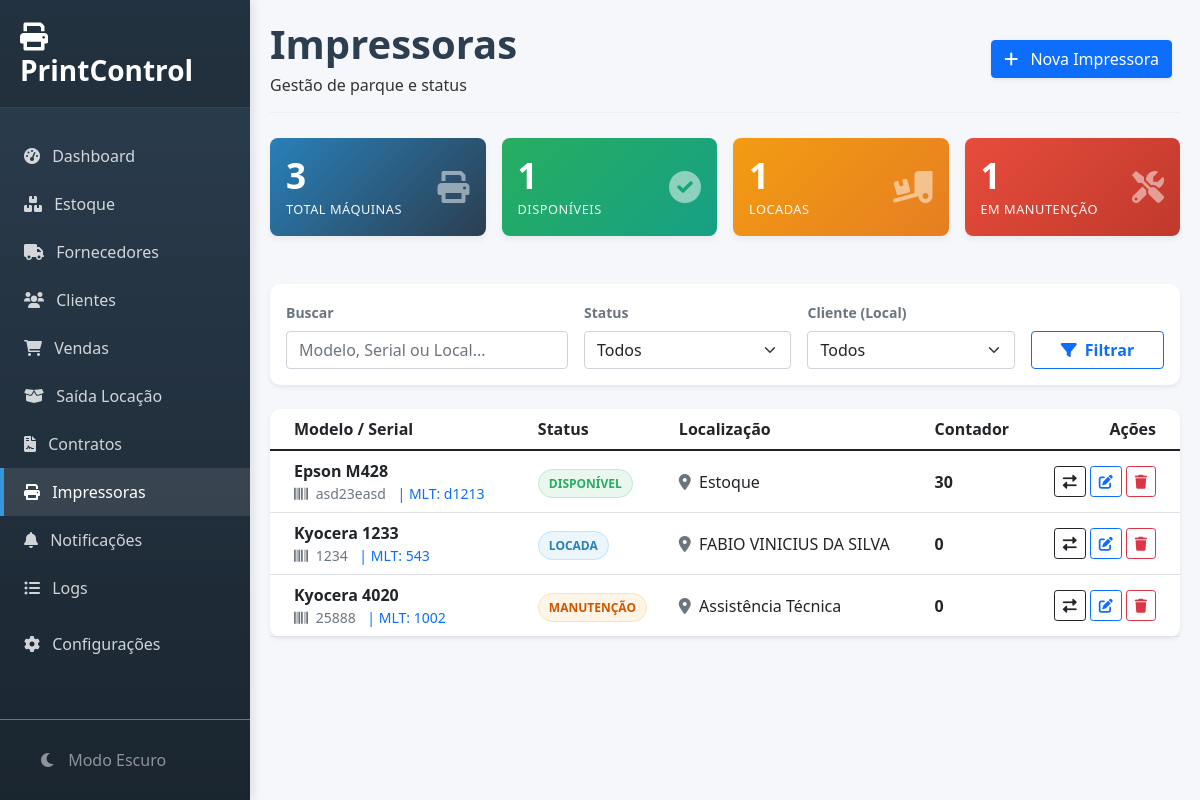
The app's page /impressoras, older data.
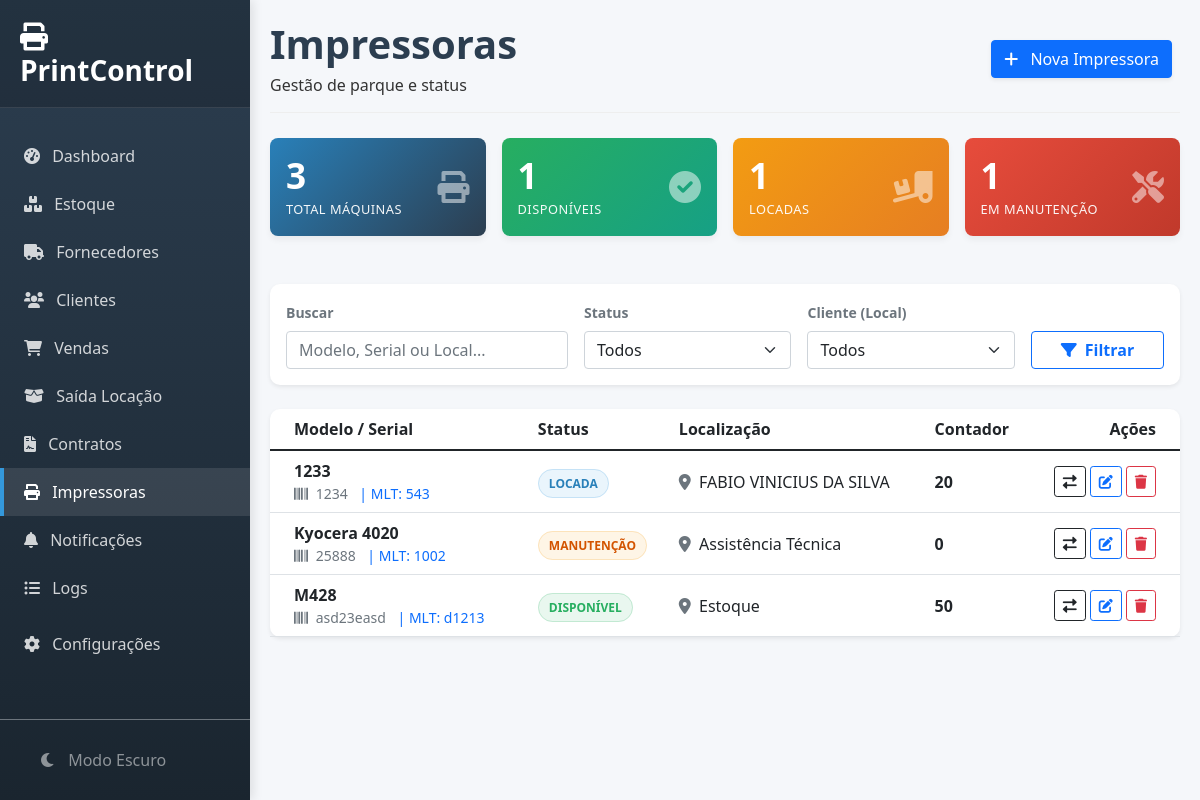
The same page, newer data.
### app.py (models this page shows)
class Impressora(db.Model):
    id = db.Column(db.Integer, primary_key=True)
    marca = db.Column(db.String(50))
    modelo = db.Column(db.String(100), nullable=False)
    serial = db.Column(db.String(50), unique=True)
    mlt = db.Column(db.String(50))
    contador = db.Column(db.Integer, default=0)
    status = db.Column(db.String(20), default='Disponível')
    localizacao = db.Column(db.String(100), default='Estoque')
    observacao = db.Column(db.Text)
    data_aquisicao = db.Column(db.Date)
    historico = db.relationship('MovimentacaoImpressora', backref='impressora', cascade="all, delete-orphan")
    manutencoes = db.relationship('Manutencao', backref='impressora', cascade="all, delete-orphan")
    logs_manutencao = db.relationship('LogManutencao', backref='impressora', cascade="all, delete-orphan")

### app.py (the view)
@app.route('/impressoras')
def impressoras():
    busca = request.args.get('busca')
    status = request.args.get('status')
    cliente_id = request.args.get('cliente_id')
    query = Impressora.query
    if busca:
        term = f"%{busca}%"
        query = query.filter((Impressora.marca.like(term)) | (Impressora.modelo.like(term)) | (Impressora.serial.like(term)) | (Impressora.mlt.like(term)) | (Impressora.localizacao.like(term)))
    if status and status != 'Todas': query = query.filter(Impressora.status == status)
    if cliente_id and cliente_id != 'Todos':
        cliente = Cliente.query.get(int(cliente_id))
        if cliente: query = query.filter(Impressora.localizacao == cliente.nome)
    impressoras = query.order_by(Impressora.modelo).all()
    clientes = Cliente.query.order_by(Cliente.nome).all()
    ultimas_movimentacoes = MovimentacaoImpressora.query.order_by(MovimentacaoImpressora.data.desc()).limit(20).all()
    total_geral = Impressora.query.count()
    disponiveis = Impressora.query.filter_by(status='Disponível').count()
    locadas = Impressora.query.filter_by(status='Locada').count()
    manutencao = Impressora.query.filter_by(status='Manutenção').count()
    return render_template('impressoras.html', impressoras=impressoras, clientes=clientes, ultimas_movimentacoes=ultimas_movimentacoes, total=total_geral, disponiveis=disponiveis, locadas=locadas, manutencao=manutencao, request=request)

### templates/impressoras.html (shortened to what this page needs)
{% extends "base.html" %}
{% block content %}
<div id="impressoras-page" class="page-content active">
    <div class="page-header">
        <div class="d-flex justify-content-between align-items-center">
            <div>
                <h1 class="page-title">Impressoras</h1>
                <p class="page-subtitle mb-0">Gestão de parque e status</p>
            </div>
            <div>
                <button class="btn btn-primary btn-action shadow-sm me-2" onclick="abrirModalNova()">
                    <i class="fas fa-plus me-2"></i> Nova Impressora
                </button>
            </div>
        </div>
    </div>
    <div class="row g-3 mb-4">
        <div class="col-md-3">
            <div class="card card-dashboard bg-gradient-primary p-3">
                <div class="d-flex justify-content-between align-items-center">
                    <div><h3>{{ total }}</h3><small>Total Máquinas</small></div>
                    <i class="fas fa-print fa-2x opacity-50"></i>
                </div>
            </div>
        </div>
        <div class="col-md-3">
            <div class="card card-dashboard bg-gradient-success p-3">
                <div class="d-flex justify-content-between align-items-center">
                    <div><h3>{{ disponiveis }}</h3><small>Disponíveis</small></div>
                    <i class="fas fa-check-circle fa-2x opacity-50"></i>
                </div>
            </div>
        </div>
        <div class="col-md-3">
            <div class="card card-dashboard bg-gradient-warning p-3">
                <div class="d-flex justify-content-between align-items-center">
                    <div><h3>{{ locadas }}</h3><small>Locadas</small></div>
                    <i class="fas fa-truck-loading fa-2x opacity-50"></i>
                </div>
            </div>
        </div>
        <div class="col-md-3">
            <div class="card card-dashboard bg-gradient-danger p-3">
                <div class="d-flex justify-content-between align-items-center">
                    <div><h3>{{ manutencao }}</h3><small>Em Manutenção</small></div>
                    <i class="fas fa-tools fa-2x opacity-50"></i>
                </div>
            </div>
        </div>
    </div>
    <div class="card border-0 shadow-sm mb-4 filter-bar">
        <div class="card-body py-3">
            <form method="GET" action="{{ url_for('impressoras') }}" class="row g-3 align-items-end">
                <div class="col-md-4">
                    <label class="form-label small fw-bold text-muted">Buscar</label>
                    <input type="text" class="form-control" name="busca" placeholder="Modelo, Serial ou Local..." value="{{ request.args.get('busca', '') }}">
                </div>
                <div class="col-md-3">
                    <label class="form-label small fw-bold text-muted">Status</label>
                    <select class="form-select" name="status">
                        <option value="Todas">Todos</option>
                    </select>
                </div>
                <div class="col-md-3">
                    <label class="form-label small fw-bold text-muted">Cliente (Local)</label>
                    <select class="form-select" name="cliente_id">
                        <option value="Todos">Todos</option>
                    </select>
                </div>
                <div class="col-md-2">
                    <button type="submit" class="btn btn-outline-primary w-100 fw-bold"><i class="fas fa-filter me-2"></i>Filtrar</button>
                </div>
            </form>
        </div>
    </div>
    <div class="card border-0 shadow-sm">
        <div class="card-body p-0">
            <div class="table-responsive">
                <table class="table table-hover mb-0 align-middle">
                    <thead>
                        <tr>
                            <th class="ps-4">Modelo / Serial</th>
                            <th>Status</th>
                            <th>Localização</th>
                            <th>Contador</th>
                            <th class="text-end pe-4">Ações</th>
                        </tr>
                    </thead>
                    <tbody>
                        {% for imp in impressoras %}
                        <tr class="clickable-row" onclick="abrirHistorico('{{ imp.id }}', '{{ imp.status }}')">
                            <td class="ps-4">
                                <div class="fw-bold text-dark">{{ imp.modelo }}</div>
                                <div class="text-muted small">
                                    <span class="me-2"><i class="fas fa-barcode me-1"></i> {{ imp.serial }}</span>
                                    {% if imp.mlt %}<span class="me-2 text-primary">| MLT: {{ imp.mlt }}</span>{% endif %}
                                </div>
                            </td>
                            <td>
                                {% if imp.status == 'Disponível' %} <span class="badge-status status-disp">Disponível</span>
                                {% elif imp.status == 'Locada' %} <span class="badge-status status-loc">Locada</span>
                                {% else %} <span class="badge-status status-manut">Manutenção</span> {% endif %}
                            </td>
                            <td><i class="fas fa-map-marker-alt text-muted me-1"></i> {{ imp.localizacao }}</td>
                            <td class="fw-bold">{{ imp.contador }}</td>
                            <td class="text-end pe-4">
                                <div class="d-flex justify-content-end gap-1">
                                    <button class="btn btn-sm btn-outline-dark"
        onclick="event.stopPropagation(); abrirMovimentacao('{{ imp.id }}', '{{ imp.modelo }}', '{{ imp.contador }}', '{{ imp.status }}', '{{ imp.localizacao }}')"
        title="Movimentar">
    <i class="fas fa-exchange-alt"></i>
                    </button>
                                    <button class="btn btn-sm btn-outline-primary"
        onclick="event.stopPropagation(); abrirEdicao('{{ imp.id }}', '{{ imp.marca }}', '{{ imp.modelo }}', '{{ imp.serial }}', '{{ imp.mlt }}', '{{ imp.observacao }}', '{{ imp.contador }}')"
        title="Editar">
    <i class="fas fa-edit"></i>
</button>
                                    <a href="{{ url_for('excluir_impressora', id=imp.id) }}"
                                       class="btn btn-sm btn-outline-danger"
                                       onclick="event.stopPropagation(); return confirm('Excluir esta impressora?')"
                                       title="Excluir">
                                        <i class="fas fa-trash"></i>
                                    </a>
                                </div>
                            </td>
                        </tr>
                        {% else %}
                        <tr><td colspan="5" class="text-center p-5 text-muted">Nenhuma impressora encontrada.</td></tr>
                        {% endfor %}
                    </tbody>
                </table>
            </div>
        </div>
    </div>
</div>
{% endblock %}

### templates/base.html (shortened to what this page needs)
<!DOCTYPE html>
<html lang="pt-br">
<head>
    <link href="https://cdn.jsdelivr.net/npm/bootstrap@5.1.3/dist/css/bootstrap.min.css" rel="stylesheet">
    <link href="https://cdnjs.cloudflare.com/ajax/libs/font-awesome/6.0.0/css/all.min.css" rel="stylesheet">
</head>
<body>
    <div class="sidebar d-flex flex-column">
        <div class="sidebar-brand">
            <h3 class="fw-bold m-0 text-white"><i class="fas fa-print me-2"></i> PrintControl</h3>
        </div>
        <div class="mt-4 flex-grow-1">
            <ul class="nav flex-column">
                <li class="nav-item">
                    <a class="nav-link {% if request.endpoint == 'index' %}active{% endif %}" href="{{ url_for('index') }}">
                        <i class="fas fa-tachometer-alt me-2"></i> Dashboard
                    </a>
                </li>
                <li class="nav-item">
                    <a class="nav-link {% if request.endpoint == 'estoque' %}active{% endif %}" href="{{ url_for('estoque') }}">
                        <i class="fas fa-boxes me-2"></i> Estoque
                    </a>
                </li>
                <li class="nav-item">
                    <a class="nav-link {% if request.endpoint == 'fornecedores' %}active{% endif %}" href="{{ url_for('fornecedores') }}">
                        <i class="fas fa-truck me-2"></i> Fornecedores
                    </a>
                </li>
                <li class="nav-item">
                    <a class="nav-link {% if request.endpoint == 'clientes' %}active{% endif %}" href="{{ url_for('clientes') }}">
                        <i class="fas fa-users me-2"></i> Clientes
                    </a>
                </li>
                <li class="nav-item">
                    <a class="nav-link {% if request.endpoint == 'vendas' %}active{% endif %}" href="{{ url_for('vendas') }}">
                            <i class="fas fa-shopping-cart me-2"></i> Vendas
                    </a>
                </li>
                <li class="nav-item">
                    <a class="nav-link {% if request.endpoint == 'saida_locacao' %}active{% endif %}" href="{{ url_for('saida_locacao') }}">
                        <i class="fas fa-box-open me-2"></i> Saída Locação
                    </a>
                </li>
                <li class="nav-item">
                    <a class="nav-link {% if request.endpoint == 'contratos' %}active{% endif %}" href="{{ url_for('contratos') }}">
                        <i class="fas fa-file-contract me-2"></i> Contratos
                    </a>
                </li>
                <li class="nav-item">
                    <a class="nav-link {% if request.endpoint == 'impressoras' %}active{% endif %}" href="{{ url_for('impressoras') }}">
                        <i class="fas fa-print me-2"></i> Impressoras
                    </a>
                </li>
                <li class="nav-item">
                    <a class="nav-link {% if request.endpoint == 'notificacoes' %}active{% endif %}" href="{{ url_for('notificacoes') }}">
                        <i class="fas fa-bell me-2"></i> Notificações
                    </a>
                </li>
                <li class="nav-item">
                    <a class="nav-link {% if request.endpoint == 'logs' %}active{% endif %}" href="{{ url_for('logs') }}">
                        <i class="fas fa-list-ul me-2"></i> Logs
                    </a>
                </li>
                <li class="nav-item mt-2">
                    <a class="nav-link {% if request.endpoint == 'configuracoes' %}active{% endif %}" href="{{ url_for('configuracoes') }}">
                        <i class="fas fa-cog me-2"></i> Configurações
                    </a>
                </li>
            </ul>
        </div>
        <div class="p-3 border-top border-secondary">
            <a class="nav-link text-white-50" href="#" onclick="toggleDarkMode(event)">
                <i class="fas fa-moon me-2" id="icon-theme"></i> <span id="text-theme">Modo Escuro</span>
            </a>
        </div>
    </div>
    <div class="main-content">
        {% block content %}{% endblock %}
    </div>
</body>
</html>

Row changes from the older to the newer data that the page shows:
changed Impressora "FABIO VINICIUS DA SILVA": modelo "Kyocera 1233" → "1233"; contador "0" → "20"
changed Impressora "Estoque": modelo "Epson M428" → "M428"; contador "30" → "50"; moves down the list
